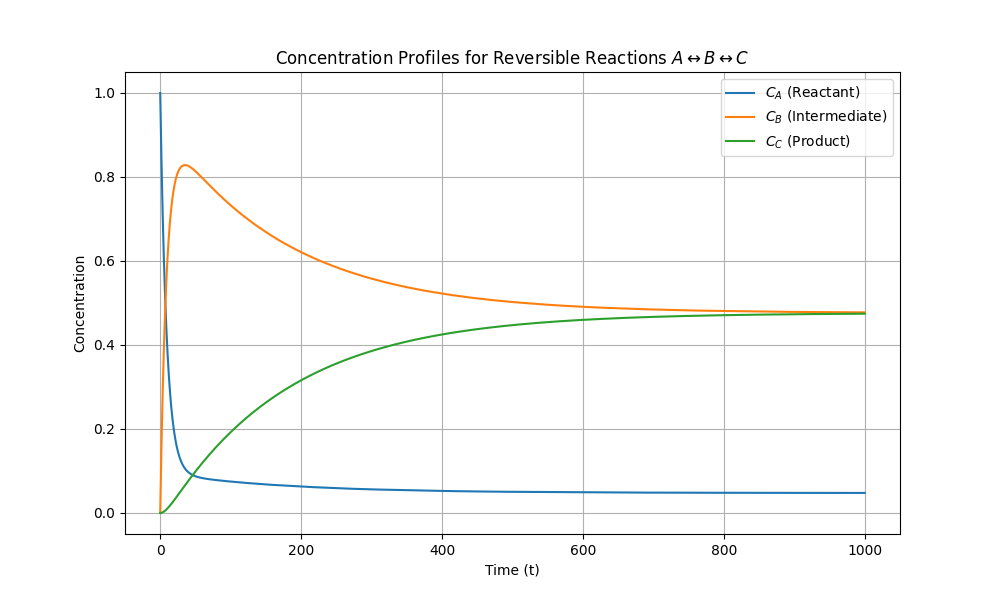

This figure's Python source:
import numpy as np
import matplotlib.pyplot as plt

from scipy.integrate import solve_ivp

# 1. Define the system of ODEs
def reversible_reaction(t,y,k1,k2,k1_prime,k2_prime):
    Ca, Cb, Cc = y
    dCadt = -k1*Ca + k1_prime*Cb
    dCbdt = k1*Ca - (k1_prime + k2)*Cb + k2_prime*Cc
    dCcdt = k2*Cb - k2_prime*Cc
    return [dCadt, dCbdt, dCcdt]

#? Constants of the raction

# 2. Parameters (Rate Constants)

k1, k1_p = 0.1, 0.01
k2, k2_p = 0.003, 0.003

# 3. Initial Conditions [Ca0, Cb0, Cc0]
# Example: Starting with 1.0 units of A and nothing of B or C
y0 = [1.0, 0.0, 0.0]

t_span = (0, 1000)  # Time span for the simulation
t_eval = np.linspace(0,1000,10000)    #Time points for evaluation

sol = solve_ivp(
    reversible_reaction,
    t_span,
    y0,
    args=(k1, k2, k1_p, k2_p),
    t_eval=t_eval
)





plt.figure(figsize=(10, 6))
plt.plot(sol.t, sol.y[0], label='$C_A$ (Reactant)')
plt.plot(sol.t, sol.y[1], label='$C_B$ (Intermediate)')
plt.plot(sol.t, sol.y[2], label='$C_C$ (Product)')

plt.xlabel('Time (t)')
plt.ylabel('Concentration')
plt.title(r'Concentration Profiles for Reversible Reactions $A \leftrightarrow B \leftrightarrow C$')
plt.legend()
plt.grid(True)
plt.show()
